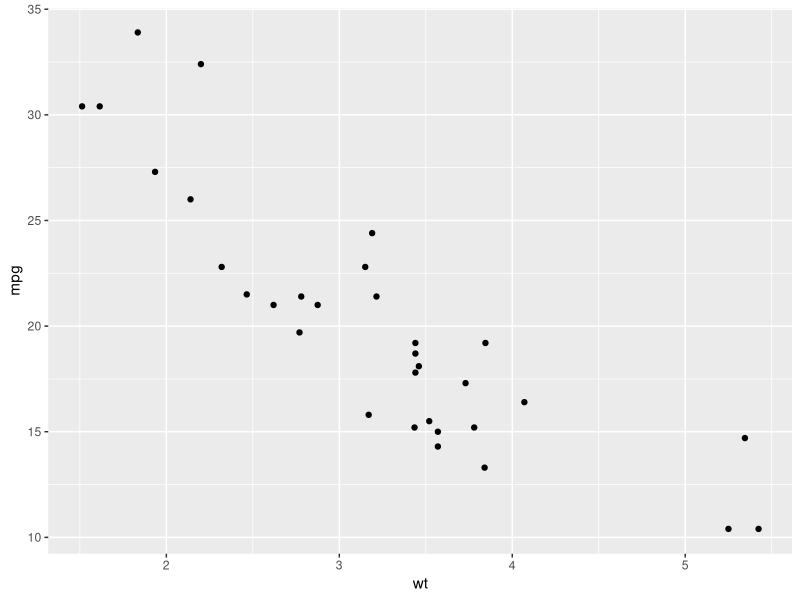
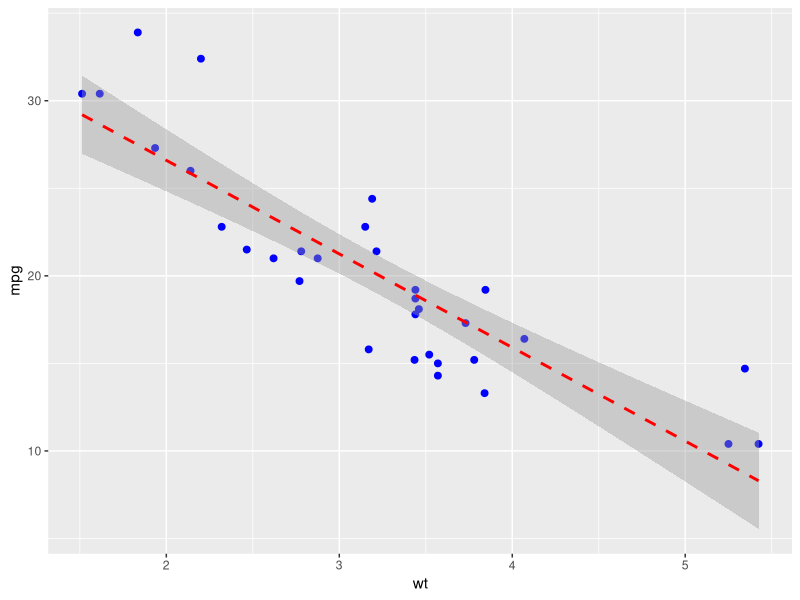
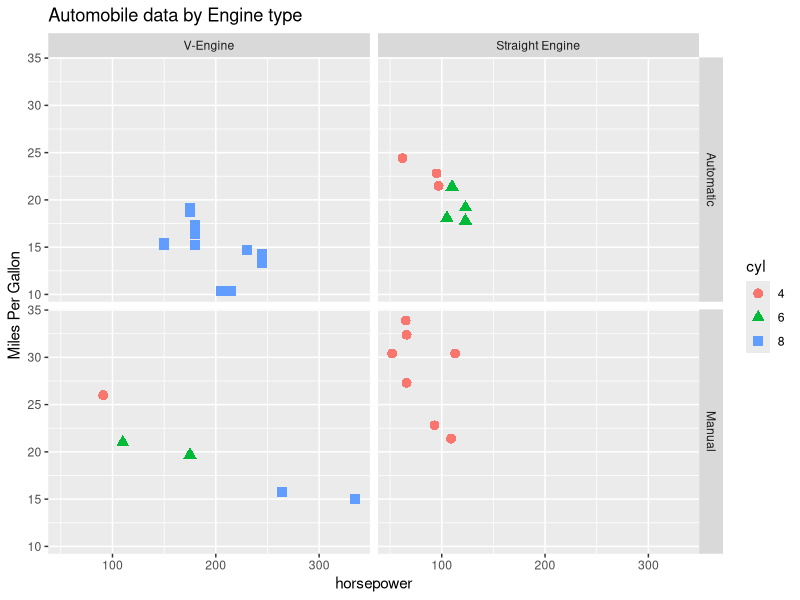
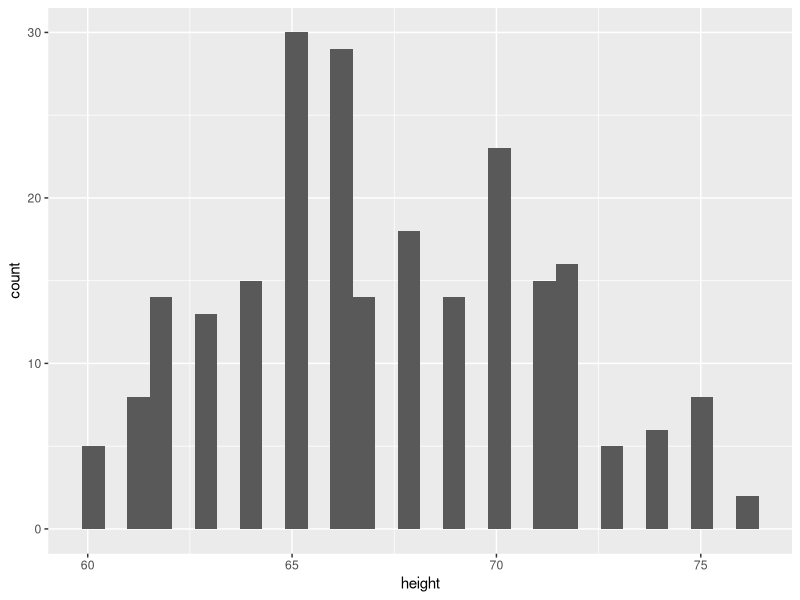
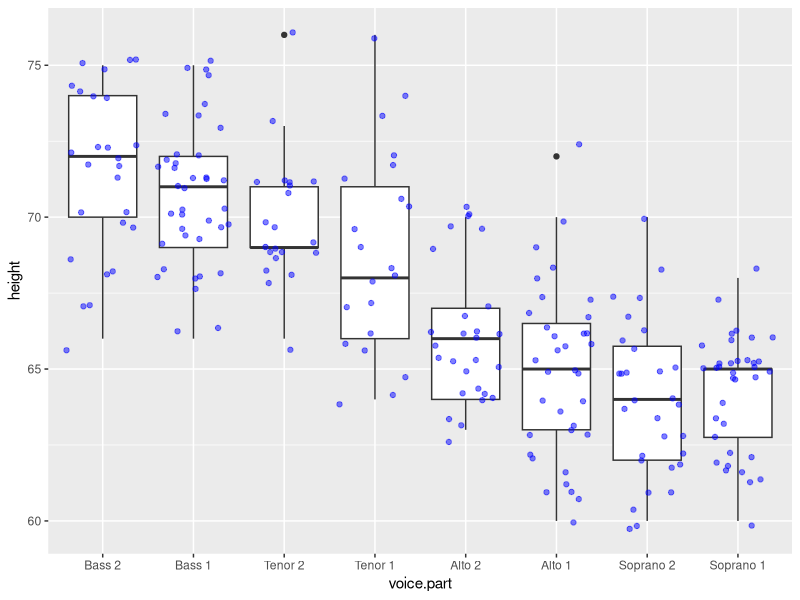
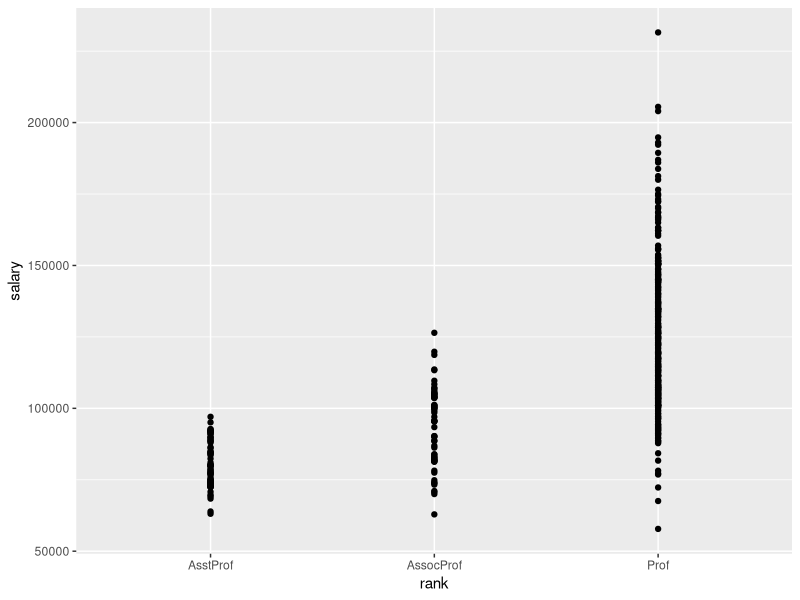
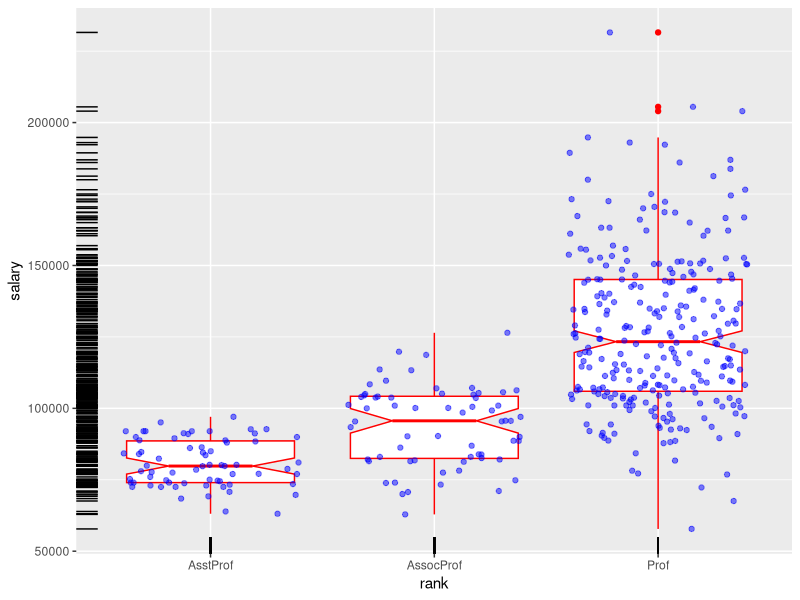
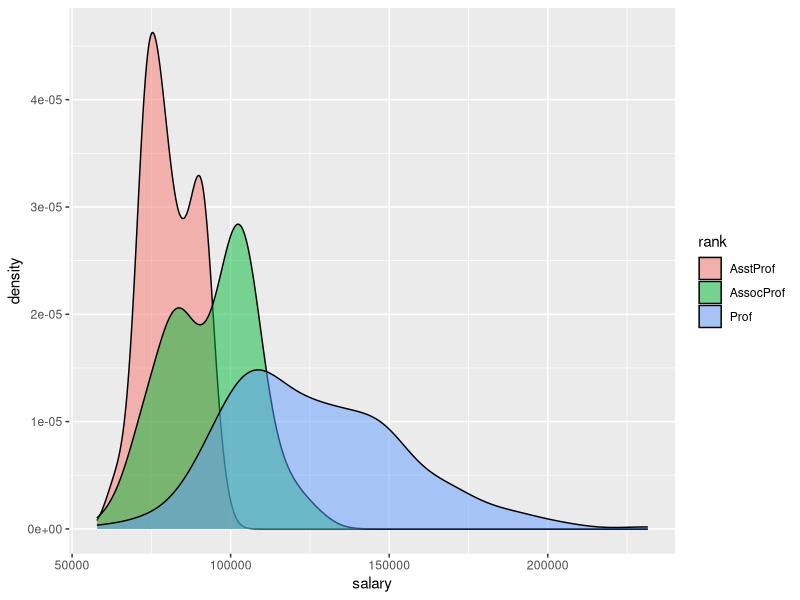

The R script that drew these images, in order:
# Data Visualizasion using ggplot2 library

#install.packages("ggplot2")
library(ggplot2)

ggplot(data = mtcars, aes(x = wt, y = mpg) ) +
  geom_point()
  labs(title = "Automobile Data", x = "weight", y = "Miles Per Gallon")

ggplot(data = mtcars, aes(x = wt, y = mpg) ) +
  geom_point(pcn = 18, color = "blue", size = 2) +
  geom_smooth(method = "lm", color = "red", linetype = 2)
  labs(title = "Automobile Data", x = "weight", y = "Miles Per Gallon")

#copy dataframe
mtcars_df <- mtcars

#copy datat type from numeric to factor
mtcars_df$am <- factor(mtcars_df$am, levels = c(0,1),
                       labels = c("Automatic", "Manual"))

mtcars_df$vs <- factor(mtcars_df$vs, levels = c(0,1),
                       labels = c("V-Engine", "Straight Engine"))

mtcars_df$cyl <- factor(mtcars_df$cyl)

ggplot(data = mtcars_df, aes(x=hp, y=mpg, 
                              shape = cyl, color=cyl)) +
  geom_point(size = 3) +
  facet_grid(am~vs) +
  labs (title = "Automobile data by Engine type",
  x = "horsepower", y = "Miles Per Gallon")

# plot type

data(singer, package = "lattice")
singer_df <- singer

#Histogram
ggplot(singer_df, aes(x = height)) +
  geom_histogram()

# box plot and point
ggplot(singer_df, aes(x = voice.part, y = height)) +
  geom_boxplot() +
  geom_point(position = "jitter", color = "blue", alpha = 0.5)

# Working with Salaries Data

#install.packages("car")
library(car)
data(Salaries, package = "car")

ggplot(Salaries, aes(x=rank, y=salary)) +
  geom_point()

ggplot(Salaries, aes(x=rank, y=salary)) +
  geom_boxplot(color = "red", notch = TRUE) +
  geom_point(position = "jitter", color = "blue", alpha = 0.5) +
  geom_rug(color = "black")

ggplot(Salaries, aes(x=salary, fill=rank)) +
  geom_density(alpha = 0.5)

ggplot(Salaries, aes(x=yrs.since.phd, y=salary, 
                     color = rank, shape = sex)) +
  geom_point() 

ggplot(Salaries, aes(x=yrs.since.phd, y=salary, color = sex)) +
  geom_point() +
  facet_grid(~rank)

ggplot(Salaries, aes(x=yrs.since.phd, y=salary, color = rank)) +
  geom_point() +
  facet_grid(~sex)

ggplot(Salaries, aes(x=yrs.since.phd, y=salary)) +
  geom_point() +
  facet_grid(sex~rank)

# Bar Chart

ggplot(Salaries, aes(x=rank, fill = sex)) +
  geom_bar(position = "stack") +
  stat_count(geom = "text", color = "white", size = 3.5,
              aes(label = ..count..), position=position_stack(vjust = 0.5))

ggplot(Salaries, aes(x=rank, fill = sex)) +
  geom_bar(position = "dodge")

ggplot(Salaries, aes(x=rank, fill = sex)) +
  geom_bar(position = "fill")

# Smoothed lines

ggplot(Salaries, aes(x=yrs.since.phd, y=salary,)) +
  geom_point() +
  geom_smooth()

ggplot(Salaries, aes(x=yrs.since.phd, y=salary,
                     shape = sex, color = sex)) +
  geom_point() +
  geom_smooth(method = lm, formula = y ~ poly(x,2),
              se = FALSE)

# Modify appearance


# axes

ggplot(Salaries, aes(x = rank, y = salary, fill = sex)) +
  geom_boxplot() +
  scale_x_discrete(breaks = c("AsstProf", "AssocProf", "Prof"),
                   labels = c("Assistant\nProfessor",
                              "Associate\nProfessor",
                              "Full\nProfessor")) +
  scale_y_continuous(breaks = c(50000, 100000, 150000, 200000),
                     labels = c("$50k", "$100k", "$150k", "$200k")) +
  labs(title = "Faculty Salary by Rank and Sex",
       x = "Rank", y = "Salaries")

# Legend

ggplot(Salaries, aes(x = rank, y = salary, fill = sex)) +
  geom_boxplot() +
  scale_x_discrete(breaks = c("AsstProf", "AssocProf", "Prof"),
                   labels = c("Assistant\nProfessor",
                              "Associate\nProfessor",
                              "Full\nProfessor")) +
  scale_y_continuous(breaks = c(50000, 100000, 150000, 200000),
                     labels = c("$50k", "$100k", "$150k", "$200k")) +
  labs(title = "Faculty Salary by Rank and Sex",
       x = "Rank", y = "Salaries") +
  theme(legend.position = c(0.2, 0.8))

# Scales

ggplot(mtcars_df, aes(x=wt, y=mpg, 
                      size = disp, shape = am, color = vs)) +
  geom_point() +
  labs(x = "weight", y = "Miles per Gallon",
       title = "Bubble Chart",
       size = "Engine\nDisplacement", shape = "Transmission",
       color = "Engine Type")

data(Salaries, package = "car")
# install.packages("car")
library(car)
# install.packages("gridExtra")
library(ggplot2)
library(gridExtra)

# Multiple Graph 

p1 <- ggplot(Salaries, aes(x=rank)) + geom_bar()
p2 <- ggplot(Salaries, aes(x=sex, y=salary)) + geom_boxplot()
p3 <- ggplot(Salaries, aes(x=salary, fill =  rank)) + geom_density(alpha = 0.5)
p4 <- ggplot(Salaries, aes(x=yrs.service, y=salary)) + geom_point()

grid.arrange(p1,p2,p3, p4, nrow = 2, ncol = 3)

